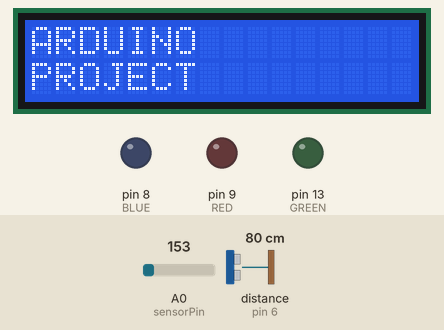
This sketch was run on a simulated Arduino Uno, built with avr-gcc and run on an emulated ATmega328P. On the bench: 16×2 character LCD, output pins drawn as LEDs (lit = HIGH). Wiring (inferred from the names in the program): ultrasonic range finder: trigger pin 7; echo pin 6. Inputs (shaded band) come from the test bench; at power-on: distance to the obstacle (sensor on pin 6) 80 cm, A0 (sensorPin) = 153. The echo pulse lasts 58.3 µs per cm; pins used as bus, display or sensor lines are not drawn; what the sketch prints to the serial monitor is not drawn.

Above: at 1.2 s.
1.3 s: distance to the obstacle (sensor on pin 6) set to 12 cm
11.5 s: distance to the obstacle (sensor on pin 6) set to 9 cm
At 13.2 s:
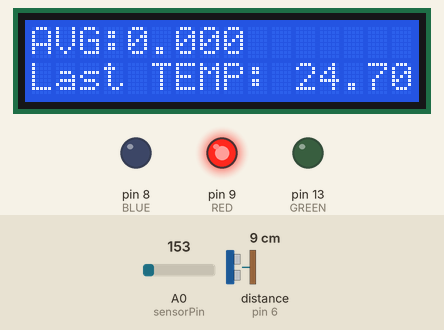
21.7 s: A0 (sensorPin) set to 148
At 30.31 s:
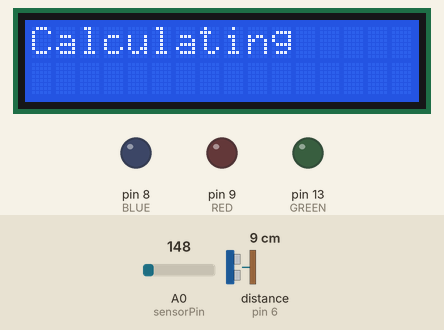
32.0 s: A0 (sensorPin) set to 133
At 35.27 s:
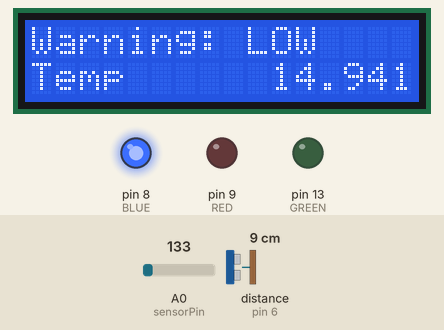
41.8 s: A0 (sensorPin) set to 114
At 46.4 s:
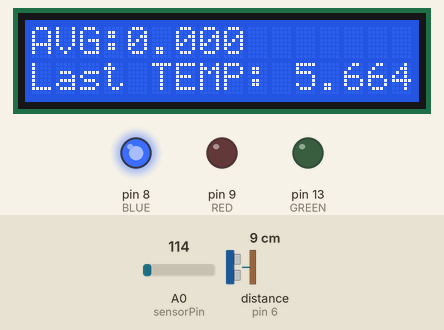
46.7 s: distance to the obstacle (sensor on pin 6) set to 18 cm
Timing chart, 0 to 49.7 s (numbered marks = the images above; inputs shaded):
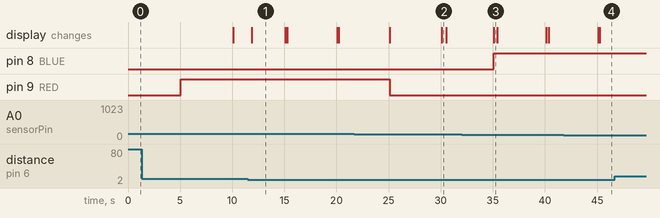

The sketch:

thermostat.ino
```cpp
/*
 * Authors: 1. Dimitrios Antoniadis
 *          2. Vasileios Dimitriadis
 *
 * email:   1. akdimitri@auth.gr
 *          2. dimvasdim@auth.gr
 *
 * University:  Aristotle University of Thessaloniki (AUTH)
 * Semester:    8th
 * Subject:     Microprocessors and Peripherals
 *
 * Parts required:
 * - one Arduino UNO
 * - one TMP36 temperature sensor
 * - one LCD 16x2 JHD659 M10 1.1
 * - one HC-SR04 proximity sensor
*/

// include the library code:
#include <LiquidCrystal.h>

// functions declaration
void checkExtremeValues( float temperature, int i);
void printLCD( String line1, String line2);
void checkExtremeFan(float averageTemperature);
int checkProximity();
float readTemperature();

// initialize the LCD function with the numbers of the interface pins
LiquidCrystal lcd(12, 11, 5, 4, 3, 2);

/* Global Variables Declaration */
const int sensorPin = A0, BLUE = 8, RED = 9;
const int GREEN = 13, trigPin = 7, echoPin = 6;
const float extremeLow = 21.5, extremeHigh = 22.5, extremeFan = 23;
float temperature[24], averageTemperature, sum = 0;
int i, isSomeoneClose = 0, counter = 0;
unsigned long duration, cm, inches;
bool FAN = false;


/* setup(): This function is executed only once at the POWER ON
 *          or at RESET
 */
void setup() {

  cli();
  /* Define PINs Mode */
  pinMode(BLUE, OUTPUT);
  pinMode(RED, OUTPUT);
  pinMode(GREEN, OUTPUT);
  digitalWrite(RED, LOW);
  digitalWrite(BLUE, LOW);
  digitalWrite(GREEN, LOW);

  /* Setup LCD */
  lcd.begin(16, 2);
  lcd.print("ARDUINO");
  lcd.setCursor(0, 1);
  lcd.print("PROJECT");

  /* Setup HC-SR04 */
  pinMode(trigPin, OUTPUT);
  pinMode(echoPin, INPUT);

  /* Enable TIMER2 OVERFLOW INTERRUPT */
  TCCR2A = 0;
  TCCR2B = 0;
  TCNT2  = 0;
  TIMSK2 = (TIMSK2 & B11111110) | 0x01;       // Arduino UNO has an ATmega328P CPU
  TCCR2B = (TCCR2B & B11111000) | 0x07;       // Thus, ENABLE bit TIMSK:0 and SET prescaler to clk/1024
  Serial.println(String(TIMSK2, BIN));
  Serial.println(String(TCCR2B, BIN));

  /* Setup Serial Communication */
  Serial.begin(9600);

  /* Enable Interrupts Globally */
  sei();
}

/* TIMER2 OVERFLOW INTERRUPT VECTOR: this function checks periodically every 0.5 seconds
 *                                   if someone is nearby. Then it prints average Temperature
 *                                   and the latest temperature measurment.
 */
ISR(TIMER2_OVF_vect){
  counter++;
  //Serial.println("TIMER OVERFLOW: " + counter);
  if( counter == 30){
    String line1, line2;
    //Serial.print("INTERRUPT: ");
    // check if someone is close
    isSomeoneClose = checkProximity();
    counter = 0;
    if( isSomeoneClose == 1){
        line1 = String("AVG:" + String( averageTemperature, 3));
        if(i == 0)
          line2 = String("Last TEMP: " + String(temperature[24], 3));
        else
          line2 = String("Last TEMP: " + String(temperature[i-1], 3));

        printLCD( line1, line2);
    }
  }
}

/* loop(): this function is the main function. It executes
 *         continuously.
 */
void loop() {

  sum = 0;                    // this variable holds the sum of temperatures

  Serial.println("New Measurement");
  for( i = 0; i < 24; i++){
    delay(5*1000);
   temperature[i] = readTemperature();
    sum = sum + temperature[i];
    checkExtremeValues( temperature[i], i);
  }

  /* Calculate Average Temperature */
  averageTemperature = sum/24;
  String line1 = String("Avg. Temp.");
  String line2 = String(averageTemperature, 3);
  printLCD( line1, line2);
  Serial.println("\n\n\n Average Temperature: " + String(averageTemperature, 3));

  //check for fan
  checkExtremeFan( averageTemperature);

}

/***************
* Sub-routines *
***************/


/* printLCD(): this function is responsible for
 *             printing average temperature to
 *             LCD screen.
 */
void printLCD( String line1, String line2){
  lcd.clear();
  lcd.setCursor(0, 0);
  lcd.print(line1);
  lcd.setCursor(0, 1);
  lcd.print(line2);
}

/* checkExtremeValues: this function is responsible for cheking wether
 *                     temperature is Greater than a high value or
 *                     Lower than a low value. Accordingly, this function
 *                     turns on/off BLUE/RED LEDS and prints respectively
 *                     on LCD the suitable message. LCD is used only after
 *                     i > 0 and that's because only then 10 secs have elapsed
 *                     since previous average value print.
 */
void checkExtremeValues( float temperature, int i){
  String line1, line2;
  bool printMade = false;

  if( temperature < extremeLow){
        if( i >0 ){
        line1 = String("Warning: LOW");
        line2 = String( "Temp      " + String(temperature, 3));
        printLCD( line1, line2);
        printMade = true;
      }
      digitalWrite(BLUE, HIGH);
   }
   else{
    digitalWrite(BLUE, LOW);
   }

   if( temperature > extremeHigh){
      if( i > 0){
        line1 = String("Warning: HIGH");
        line2 = String( "Temp      " + String(temperature, 3));
        printLCD( line1, line2);
        printMade = true;
      }
      digitalWrite(RED, HIGH);
    }
    else{
      digitalWrite(RED, LOW);
    }

    if( printMade == false && i > 0)
       printLCD("Calculating", " ");
}

/* checkExtremeFan(): this function is responsible
 *                    for checking whether fan is needed
 *                    to be turned on
 */
void checkExtremeFan(float averageTemperature){

  // check fan
  if( averageTemperature > extremeFan){
    if( FAN == false){
      Serial.println("1.FAN is " + String(FAN) + ": TURN it ON");
      Serial.println("FAN is OFF: TURN it ON");
      digitalWrite(GREEN, HIGH);
      FAN = true;
    }
    else{
      Serial.println("2.FAN is " + String(FAN) + ": KEEP it ON");
    }
  }
  else{
    digitalWrite(GREEN, LOW);
    FAN = false;
    Serial.println("3.FAN is " + String(FAN));
  }
}


/* checkProximity(): this function is responsible for acknowledging wheter
 *                   someone is close or not.
 */
int checkProximity(){
  // The sensor is triggered by a HIGH pulse of 10 or more microseconds.
  // Give a short LOW pulse beforehand to ensure a clean HIGH pulse:
  digitalWrite(trigPin, LOW);
  delayMicroseconds(5);
  digitalWrite(trigPin, HIGH);
  delayMicroseconds(15);
  digitalWrite(trigPin, LOW);

  // Read the signal from the sensor: a HIGH pulse whose
  // duration is the time (in microseconds) from the sending
  // of the ping to the reception of its echo off of an object.
  if( duration = pulseIn(echoPin, HIGH)){
    // Convert the time into a distance
    cm = (duration/2) / 29.1;     // Divide by 29.1 or multiply by 0.0343
    inches = (duration/2) / 74;   // Divide by 74 or multiply by 0.0135

    //Serial.print(inches);
    //Serial.print("in, ");
    //Serial.print(cm);
    //Serial.print("cm");
    //Serial.println();
    if( cm < 10){
      Serial.println("Somebody is close: " + String(cm) + "cm" );
      return 1;
    }
    else{
      return 0;
    }
  }
  else{
    Serial.println("Nobody Nearby");
    return 0;
  }
}

/* readTemperature(): this function is responsible for reading
 * temperature sensor and returning temperature value.
 */
float readTemperature(){
  // convert the ADC reading to voltage
  // convert the voltage to temperature in degrees C
  // the sensor changes 10 mV per degree
  // the datasheet says there's a 500 mV offset
  // ((voltage - 500 mV) times 100)
  int sensorVal = analogRead(sensorPin);    // read TMP36 value in Volts
  float voltage = (sensorVal / 1024.0) * 5;         // 5 Vlots Refernce Value
  float temperature = (voltage - .5) * 100;
  String printLine = String(String(i) + ". sensor Value: " + String(sensorVal) + ", Volts: " + String(voltage, 3) + ", degrees C: " + String(temperature, 3));
  Serial.println(printLine);
  return temperature;
}
```

Measured:
- the behaviour switches between 11 and 10 cm on distance to the obstacle (sensor on pin 6) (found by bisection; images 0 and 1)
- the behaviour switches between 149 and 148 on A0 (sensorPin) (found by bisection; images 1 and 2)
- after the input at 11.5 s, the display: changes after 0.35 s (image 1)
- after the input at 21.7 s, pin 9 (RED): HIGH → LOW after 3.4 s; the display: changes after 3.4 s (image 2)
- after the input at 32.0 s, pin 8 (BLUE): LOW → HIGH after 3.1 s; the display: changes after 3.1 s (image 3)
- after the input at 41.8 s, the display: first changes after 3.3 s (image 4 shows a later state)
- what the display in image 1 shows lasts 3.2 s, from 11.9 s to 15.1 s
